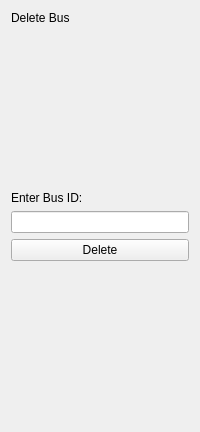
             <widget class="QWidget" name="DeleteBusPage">
              <layout class="QVBoxLayout" name="verticalLayout_6">
               <item>
                <widget class="QLabel" name="label_6">
                 <property name="text">
                  <string>Delete Bus</string>
                 </property>
                </widget>
               </item>
               <item>
                <spacer name="verticalSpacer_4">
                 <property name="orientation">
                  <enum>Qt::Vertical</enum>
                 </property>
                 <property name="sizeHint" stdset="0">
                  <size>
                   <width>20</width>
                   <height>160</height>
                  </size>
                 </property>
                </spacer>
               </item>
               <item>
                <widget class="QLabel" name="label_8">
                 <property name="text">
                  <string>Enter Bus ID:</string>
                 </property>
                </widget>
               </item>
               <item>
                <widget class="QLineEdit" name="lineEdit_3"/>
               </item>
               <item>
                <widget class="QPushButton" name="pushButton_11">
                 <property name="text">
                  <string>Delete</string>
                 </property>
                </widget>
               </item>
               <item>
                <spacer name="verticalSpacer_3">
                 <property name="orientation">
                  <enum>Qt::Vertical</enum>
                 </property>
                 <property name="sizeHint" stdset="0">
                  <size>
                   <width>20</width>
                   <height>160</height>
                  </size>
                 </property>
                </spacer>
               </item>
              </layout>
             </widget>
